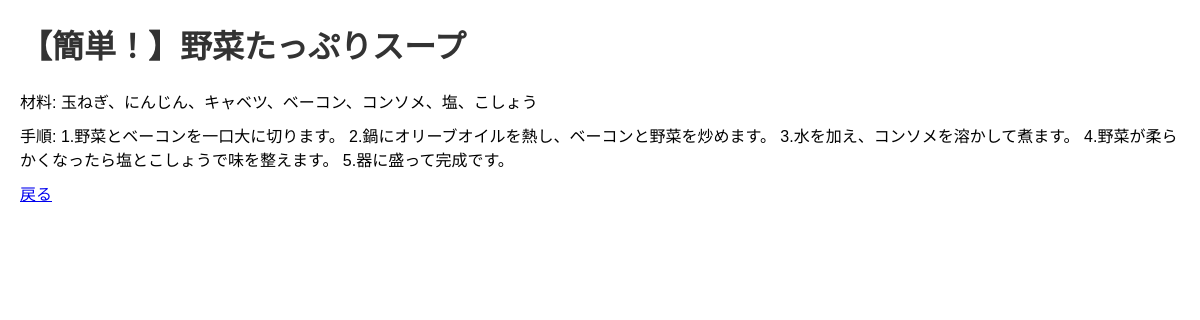
Before: /recipe.php?id=3 with the older database file.
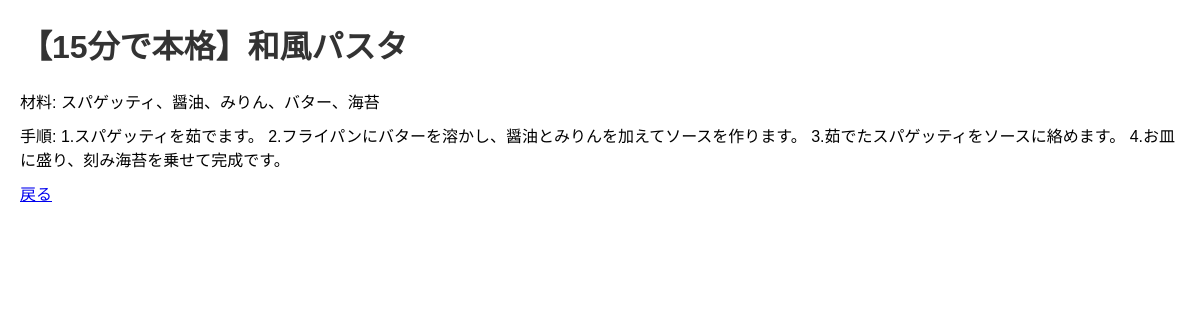
After: the same page with the newer database file.
### tables this page shows
CREATE TABLE `recipes` (
  `id` int(11) NOT NULL,
  `user_id` int(11) NOT NULL,
  `title` varchar(255) NOT NULL,
  `ingredients` text NOT NULL,
  `instructions` text NOT NULL,
  `image` varchar(255) DEFAULT NULL,
  `created_at` datetime DEFAULT current_timestamp()
);

### recipe.php (the view, shortened to what this page needs)
<?php
require 'db.php';
$id = $_GET['id'];
$stmt = $pdo->prepare("SELECT * FROM recipes WHERE id = ?");
$stmt->execute([$id]);
$recipe = $stmt->fetch();
?>
<!DOCTYPE html>
<html lang="ja">
<head>
    <link rel="stylesheet" href="css/style.css">
</head>
<body>
    <h1><?= htmlspecialchars($recipe['title']) ?></h1>
    <p>材料: <?= htmlspecialchars($recipe['ingredients']) ?></p>
    <p>手順: <?= htmlspecialchars($recipe['instructions']) ?></p>
    <p><a href="index.php">戻る</a></p>
</body>
</html>

Changed rows visible on the page:
changed recipes: title "【簡単！】野菜たっぷりスープ" → "【15分で本格】和風パスタ"; ingredients "玉ねぎ、にんじん、キャベツ、ベーコン、コンソメ、塩、こしょう" → "スパゲッティ、醤油、みりん、バター、海苔"; instructions "1.野菜とベーコンを一口大に切ります。 2.鍋にオリーブオイルを熱し、ベーコンと野菜を炒めます。 3.水を加え、コンソメを溶かして煮ます。 4.野菜が柔らかくなったら塩とこしょうで味を整えます。 5.器に盛って完成です。" → "1.スパゲッティを茹でます。 2.フライパンにバターを溶かし、醤油とみりんを加えてソースを作ります。 3.茹でたスパゲッティをソースに絡めます。 4.お皿に盛り、刻み海苔を乗せて完成です。"
